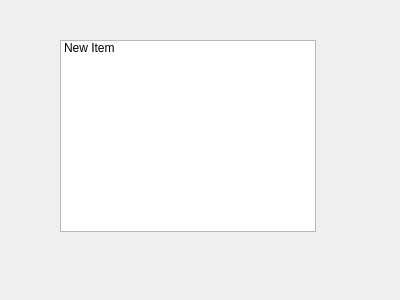
<?xml version="1.0" encoding="UTF-8"?>
<ui version="4.0">
 <class>HistoryDialog</class>
 <widget class="QDialog" name="HistoryDialog">
  <property name="geometry">
   <rect>
    <x>0</x>
    <y>0</y>
    <width>400</width>
    <height>300</height>
   </rect>
  </property>
  <property name="windowTitle">
   <string>Dialog</string>
  </property>
  <widget class="QListWidget" name="listWidget">
   <property name="geometry">
    <rect>
     <x>60</x>
     <y>40</y>
     <width>256</width>
     <height>192</height>
    </rect>
   </property>
   <item>
    <property name="text">
     <string>New Item</string>
    </property>
   </item>
  </widget>
 </widget>
 <resources/>
 <connections/>
</ui>
